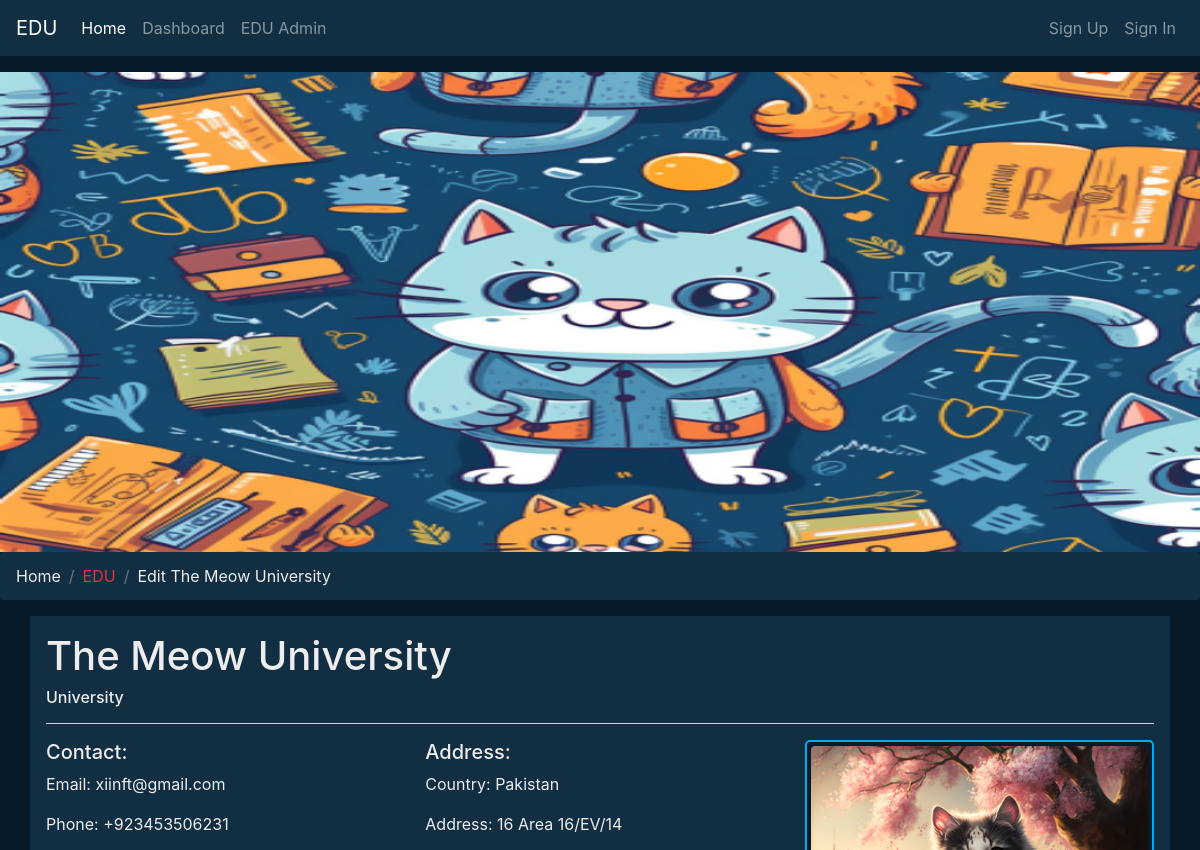
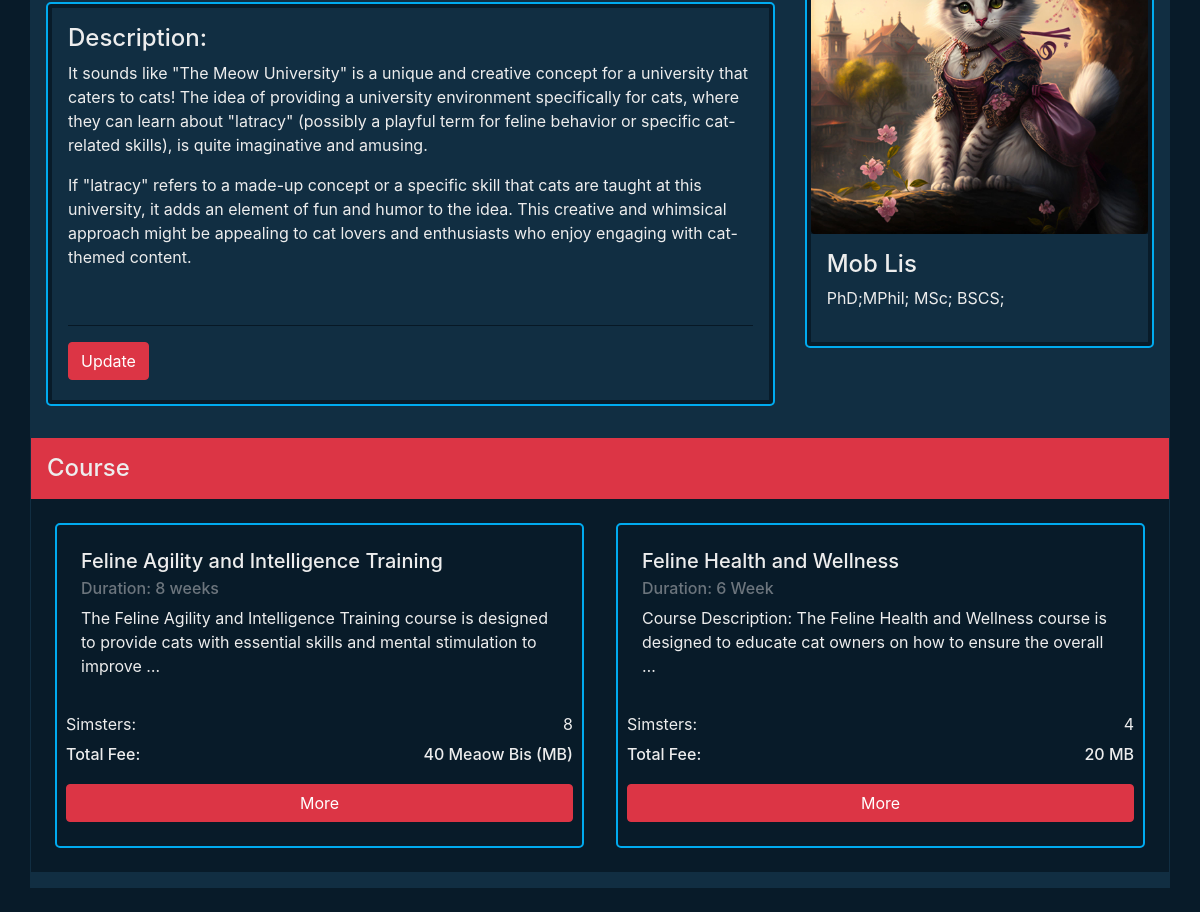
The page /edu/The_Meow_University6b5c9/ on the database its author committed (2 pictures, top to bottom).
### edu/models.py (models this page shows, shortened)
class xEduInstitution(models.Model):
    OwnerOfX = models.OneToOneField(User, on_delete=models.CASCADE)
    name = models.CharField(max_length=150)
    typeOfInstitution = models.ForeignKey(InstitutionType, on_delete=models.CASCADE)
    uuid = models.UUIDField(default=uuid.uuid4,editable=False)
    email = models.EmailField()
    country = CountryField()
    phone = models.CharField(max_length=20)
    address = models.CharField(max_length=255)
    picture = models.ImageField(upload_to=upload_path, blank=True)
    registration_date = models.DateField(default=timezone.now , editable=False)
    pk_key = models.CharField( unique=True, max_length=255)
    active = models.BooleanField(default=True)
    def __str__(self):
        return self.name

class InstitutionType(models.Model):
    name = models.CharField(max_length=150)
    def __str__(self):
        return self.name

class InstCourse(models.Model):
    id = models.AutoField(primary_key=True)
    edu = models.ForeignKey(xEduInstitution, on_delete=models.CASCADE)
    name = models.CharField(max_length=150,null=False)
    duration = models.CharField(max_length=75,null=True,blank=True)
    descripition = models.TextField()
    totalfee = models.CharField(max_length=75,null=True,blank=True)
    totalSimsters = models.IntegerField(null=True,blank=True)
    smFull = models.BooleanField(default=False)
    '''def save(self, *args, **kwargs):
        if self.totalSimsters is not None:
            existing_semesters = Semester.objects.filter(course_id=self.id).count()
            if existing_semesters >= self.totalSimsters:
                self.smFull = True
        super().save(*args, **kwargs)'''

### blogs_post/models.py (models this page shows, shortened)
class DefaltBlogPost(models.Model):
    key = models.CharField(max_length=250,blank=True,null=True)
    title = models.CharField(max_length=200,blank=True,null=True)
    content = RichTextField(blank=True,null=True)
    last_updated = models.DateTimeField(auto_now=True)
    date_created = models.DateTimeField(auto_now_add=True)
    uuid = models.UUIDField(default=uuid.uuid4,editable=False)

### gen_user/models.py (models this page shows, shortened)
class GenUser(AbstractBaseUser, PermissionsMixin):
    user = models.OneToOneField(User, null=True, blank=True, on_delete=models.CASCADE)
    first_name = models.CharField(max_length=30)
    last_name = models.CharField(max_length=30,null=True, blank=True,)
    username = models.CharField(max_length=150, unique=True)
    password = models.CharField(max_length=128)
    father_name = models.CharField(max_length=255)
    PhoneNumber = models.CharField(blank=True,null=True,max_length=30)
    email = models.EmailField(max_length=255, unique=True)
    picture = models.ImageField(upload_to=upload_path, blank=True)
    uuid = models.UUIDField(default=uuid.uuid4, editable=False)
    cnic = models.CharField(max_length=15,unique=True)
    DOB = models.DateField()
    country = CountryField()
    sex = models.CharField(max_length=10,choices=(('male', 'Male'), ('female', 'Female'), ('other', 'Other')))
    join_date = models.DateTimeField(default=timezone.now , editable=False)
    pk_key = models.CharField(max_length=255, unique=True)
    email_verification_token = models.CharField(max_length=255, null=True, blank=True)
    emailConformation = models.BooleanField(default=False)
    PhoneNumberConformation = models.BooleanField(default=False)
    PaidMember = models.BooleanField(default=False)
    is_active = models.BooleanField(default=True)
    is_staff = models.BooleanField(default=False)
    USERNAME_FIELD = 'username'
    REQUIRED_FIELDS = ['username']
    objects = UserManager()
    def get_full_name(self):
        if self.last_name == None:
            return f'{self.first_name}'
        elif self.last_name and self.first_name :
           return f'{self.first_name} {self.last_name}'
        else:
            return f'{self.username}'
    groups = models.ManyToManyField(
        'auth.Group', related_name='custom_users', blank=True)
    user_permissions = models.ManyToManyField(
        'auth.Permission', related_name='custom_users', blank=True)

### edu/views.py (the view)
# urls.py: path('<str:pk_key>/',xEduInstDetaile.as_view(),name="eduD"),
class xEduInstDetaile(DetailView):
    model = xEduInstitution
    template_name = 'edu/eduD.html'
    context_object_name = 'edu'
    def get(self,request,pk_key):
        edu = get_object_or_404(xEduInstitution,pk_key=pk_key)
        course_list = InstCourse.objects.filter(edu=edu)
        Defaltpost = DefaltBlogPost.objects.get(key=edu.pk_key)
        return render(request, self.template_name,{
            self.context_object_name:edu,
            'course_list':course_list,
            'Defaltpost':Defaltpost,
        })

### templates/edu/eduD.html (shortened to what this page needs)
{% extends 'base.html' %}
{% block fluid_contx %}
<div class="txt-clr mt-0">
    {% if edu.picture %}
    <div class="edu-img" >
        <img src="{{MEDIA_URL}}{{edu.picture.url}} " class="fluid-img">
    </div>
    {% endif %}
    <nav aria-label="breadcrumb ">
        <ol class="breadcrumb bg-snd ">
            <li class="breadcrumb-item "><a class="txt-clr" href="{% url 'home' %}">Home</a></li>
            <li class="breadcrumb-item "><a class="text-danger disable" >EDU</a></li>
            <li class="breadcrumb-item "><a class="txt-clr" href="{% url 'eduUpdate' edu.pk_key %}">Edit {{edu.name}} </a></li>
        </ol>
      </nav>
    <div class="container bg-snd p-3">
        <h1>{{edu}}</h1>
        <h6>{{edu.typeOfInstitution}} </h6>
        <hr class="tx-bg">
        <div class="row">
            <div class="col-md-8">
                <div class="row">
                    <div class="col-md-6">
                        <h5>Contact:</h5>
                        <p>Email: {{edu.email}}</p>
                        <p>Phone: {{edu.phone}}</p>
                    </div>
                    <div class="col-md-6">
                        <h5>Address:</h5>
                        <p>Country: {{edu.get_country_display}}</p>
                        <p>Address: {{edu.address}}</p>
                    </div>
                </div>
                <div class="cs-card mb-3">
                    <div class="bg-snd p-3">
                        {% if Defaltpost %}
                        <h4>{{Defaltpost.title}}</h4>
                        {{Defaltpost.content|safe}}
                        <hr class="bg-fst">
                        <a href="{% url 'defaultPost' Defaltpost.pk Defaltpost.key %}" target="_blank" ><button class="btn btn-danger  mb-1">Update</button></a>
                        {% endif %}
                        </div>
                </div>
            </div>
            <div class="col-md-4">
                <div class="cs-card">
                    {% if edu.OwnerOfX.picture %}
                    <img src="{{MEDIA_URL}}{{edu.OwnerOfX.picture.url }}" alt="{{ genuser.username }}" class="img-fluid rounded">
                    {% else %}
                    <img src="http://127.0.0.1:8000/media/images/genUserProfile/mob233-e0573643-8dbb-44e6-839f-0df6825a1b81-9649.jpg" alt="{{ genuser.username }}" class="img-fluid rounded">
                    {% endif %}
                    <div class="bg-snd p-3">
                        <h4>{{edu.OwnerOfX.genuser.get_full_name}}</h4>
                        <p>PhD;MPhil; MSc; BSCS; </p>
                    </div>
                </div>
            </div>
        </div>
        <div class="row">
            <div class="col-12 p-3 mt-3 m-0 bg-danger">
                <h4>
                    <span class="float-left">Course</span>
                </h4>
            </div>
            <div class="col-12">
                <div class="row bg-fst p-2 ">
                    {% for course in course_list %}
            <div class="col-md-6 p-3">
                <div class="card cs-card w-100" >
                    <div class="card-body">
                      <h5 class="card-title">{{course.name}}</h5>
                      <h6 class="card-subtitle mb-2 text-muted">Duration: {{course.duration}}</h6>
                      {{course.descripition|safe|truncatewords:20}}
                    </div>
                    <div class="row card-body">
                      <div class="col-12 p-0">
                        <span class="float-left">
                            <p class="card-subtitle ">Simsters:</p>
                        </span>
                        <span class="float-right">
                            <p  class="card-subtitle ">{{course.totalSimsters}}</p>
                        </span>
                      </div><hr>
                      <div class="col-12 p-0">
                        <span class="float-left ">
                            <h6 class="card-subtitle ">Total Fee:</h6>
                        </span>
                        <span class="float-right">
                            <h6 class="card-subtitle ">{{course.totalfee}}</h6>
                        </span>
                      </div><hr>
                      <div class="col-12 p-0">
                        <a href="{% url 'courseD' edu.pk_key course.name course.pk %}" class="btn btn-danger w-100">More</a>
                      </div>
                    </div>
                </div>
            </div>
            {% endfor %}
                </div>
            </div>
        </div>
    </div>
</div>
{% endblock fluid_contx %}

### templates/base.html (shortened to what this page needs)
{% load static %}
<!DOCTYPE html>
<html lang="en">
<head>
    <link rel="stylesheet" type="text/css" href="{% static 'css/main.css' %}">
    <link rel="stylesheet" type="text/css" href="{% static 'css/dashbord.css' %}">
    <link rel="stylesheet" href="https://stackpath.bootstrapcdn.com/bootstrap/4.5.2/css/bootstrap.min.css">
</head>
  <body class="bg-fst">
    <nav class="navbar sticky-top m-0 navbar-expand-lg navbar-dark bg-snd">
        <a class="navbar-brand" href="{% url 'home' %}">EDU</a>
        <div class="collapse navbar-collapse" id="navbarNav">
            <ul class="navbar-nav mr-auto">
                <li class="nav-item">
                    <a class="nav-link active" href="{% url 'home' %}">Home</a>
                </li>
                <li class="nav-item">
                    <a class="nav-link" href="{% url 'genProfile' request.user %}">Dashboard</a>
                </li>
                {% if edu %}
                <li class="nav-item">
                    <a class="nav-link" href="{% url 'eduAdmin' edu.pk_key %}">EDU Admin</a>
                </li>
                {% endif %}
            </ul>
            <ul class="navbar-nav ml-auto">
                {% if request.user.is_authenticated %}
                <li class="nav-item">
                    <a class="nav-link active">{{request.user}}</a>
                </li>
                <li class="nav-item">
                    <a class="nav-link" href="{% url 'logout' %}">Sign Out</a>
                </li>
                {% else %}
                <li class="nav-item">
                    <a class="nav-link" href="{% url 'register' %}">Sign Up</a>
                </li>
                <li class="nav-item">
                    <a class="nav-link" href="{% url 'login' %}">Sign In</a>
                </li>
                {% endif %}
            </ul>
        </div>
    </nav>
    {% block fluid_contx %}{% endblock fluid_contx %}
    <br>
</body>
</html>

### static/css/main.css (style rules this page uses)
:root { --bg-color:#081b29; --second-bg-color:#112e42; --text-color:#ededed; --main-color:#00abf0; }
html { overflow-x:hidden ; }
body { background-color: var(--bg-color) !important ; }
.bg-fst { background-color:var(--bg-color) !important; }
.tx-bg { background-color: var(--text-color); }
.bg-snd { background-color:var(--second-bg-color) !important; }
.txt-clr { color: var(--text-color) !important; }
.cs-card { background-color: var(--bg-color) !important; color: var(--text-color) !important; border: 2px solid var(--main-color) !important; border-radius: 5px !important; min-height: 45px; padding: 4px; }
.edu-img { margin-top: 0px; height: 60vh; width: 100%; }
.edu-img img { height: 100%; width: 100%; }

### rows shown on the page
xEduInstitution: picture (picture), name "The Meow University", typeOfInstitution "University", email "xiinft@gmail.com", phone "+923453506231", country "Pakistan", address "16 Area 16/EV/14", OwnerOfX.genuser.get_full_name "Mob Lis"
DefaltBlogPost: title "Description:", content "It sounds like \"The Meow University\" is a unique and creative concept for a university that caters to cats! The idea of providing a university environment specifically for cats, where they can learn about \"latracy\" (possibly a playful term for feline behavior or specific cat-related skills), is quite imaginative and amusing. If \"latracy\" refers to a made-up concept or a specific skill that cats are taught at this university, it adds an element of fun and humor to the idea. This creative and whimsical approach might be appealing to cat lovers and enthusiasts who enjoy engaging with cat-themed content."
InstCourse: name "Feline Agility and Intelligence Training", duration "8 weeks", descripition "The Feline Agility and Intelligence Training course is designed to provide cats with essential skills and mental stimulation to improve …", totalSimsters "8", totalfee "40 Meaow Bis (MB)"
InstCourse: name "Feline Health and Wellness", duration "6 Week", descripition "Course Description: The Feline Health and Wellness course is designed to educate cat owners on how to ensure the overall …", totalSimsters "4", totalfee "20 MB"
